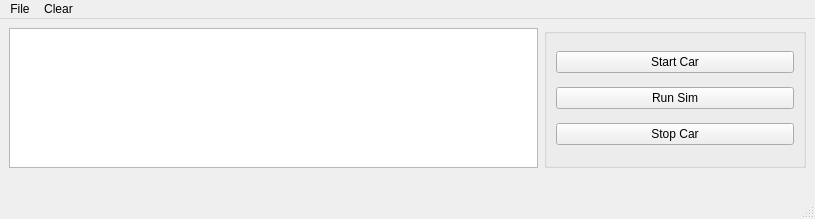
<?xml version="1.0" encoding="UTF-8"?>
<ui version="4.0">
 <class>MainWindow</class>
 <widget class="QMainWindow" name="MainWindow">
  <property name="geometry">
   <rect>
    <x>0</x>
    <y>0</y>
    <width>815</width>
    <height>219</height>
   </rect>
  </property>
  <property name="windowTitle">
   <string>ROSConnect</string>
  </property>
  <widget class="QWidget" name="centralwidget">
   <layout class="QGridLayout" name="gridLayout" columnstretch="0,0,0">
    <item row="0" column="2">
     <widget class="QGroupBox" name="groupBox">
      <property name="title">
       <string/>
      </property>
      <layout class="QGridLayout" name="gridLayout_2">
       <item row="0" column="0">
        <widget class="QPushButton" name="StartCarBttn">
         <property name="sizePolicy">
          <sizepolicy hsizetype="Minimum" vsizetype="Fixed">
           <horstretch>1</horstretch>
           <verstretch>1</verstretch>
          </sizepolicy>
         </property>
         <property name="text">
          <string>Start Car</string>
         </property>
        </widget>
       </item>
       <item row="1" column="0">
        <widget class="QPushButton" name="runSimBttn">
         <property name="text">
          <string>Run Sim</string>
         </property>
        </widget>
       </item>
       <item row="2" column="0">
        <widget class="QPushButton" name="stopCarBttn">
         <property name="text">
          <string>Stop Car</string>
         </property>
        </widget>
       </item>
      </layout>
     </widget>
    </item>
    <item row="0" column="0" colspan="2">
     <widget class="QTextEdit" name="Console"/>
    </item>
    <item row="1" column="0">
     <spacer name="horizontalSpacer">
      <property name="orientation">
       <enum>Qt::Horizontal</enum>
      </property>
      <property name="sizeHint" stdset="0">
       <size>
        <width>40</width>
        <height>20</height>
       </size>
      </property>
     </spacer>
    </item>
    <item row="1" column="2">
     <spacer name="horizontalSpacer_2">
      <property name="orientation">
       <enum>Qt::Horizontal</enum>
      </property>
      <property name="sizeHint" stdset="0">
       <size>
        <width>40</width>
        <height>20</height>
       </size>
      </property>
     </spacer>
    </item>
    <item row="1" column="1">
     <spacer name="horizontalSpacer_3">
      <property name="orientation">
       <enum>Qt::Horizontal</enum>
      </property>
      <property name="sizeHint" stdset="0">
       <size>
        <width>40</width>
        <height>20</height>
       </size>
      </property>
     </spacer>
    </item>
   </layout>
  </widget>
  <widget class="QMenuBar" name="menubar">
   <property name="geometry">
    <rect>
     <x>0</x>
     <y>0</y>
     <width>815</width>
     <height>22</height>
    </rect>
   </property>
   <widget class="QMenu" name="menuFile">
    <property name="title">
     <string>File</string>
    </property>
    <addaction name="actionLoad_Profile"/>
    <addaction name="actionSave_Profile"/>
   </widget>
   <widget class="QMenu" name="menuClear">
    <property name="title">
     <string>Clear</string>
    </property>
    <addaction name="actionClear_Profile"/>
   </widget>
   <addaction name="menuFile"/>
   <addaction name="menuClear"/>
  </widget>
  <widget class="QStatusBar" name="statusbar"/>
  <action name="actionLoad_Profile">
   <property name="text">
    <string>Load Profile</string>
   </property>
  </action>
  <action name="actionSave_Profile">
   <property name="text">
    <string>Save Profile</string>
   </property>
  </action>
  <action name="actionClear_Profile">
   <property name="text">
    <string>Profile</string>
   </property>
   <property name="toolTip">
    <string>Clear Profile</string>
   </property>
  </action>
 </widget>
 <resources/>
 <connections/>
</ui>
